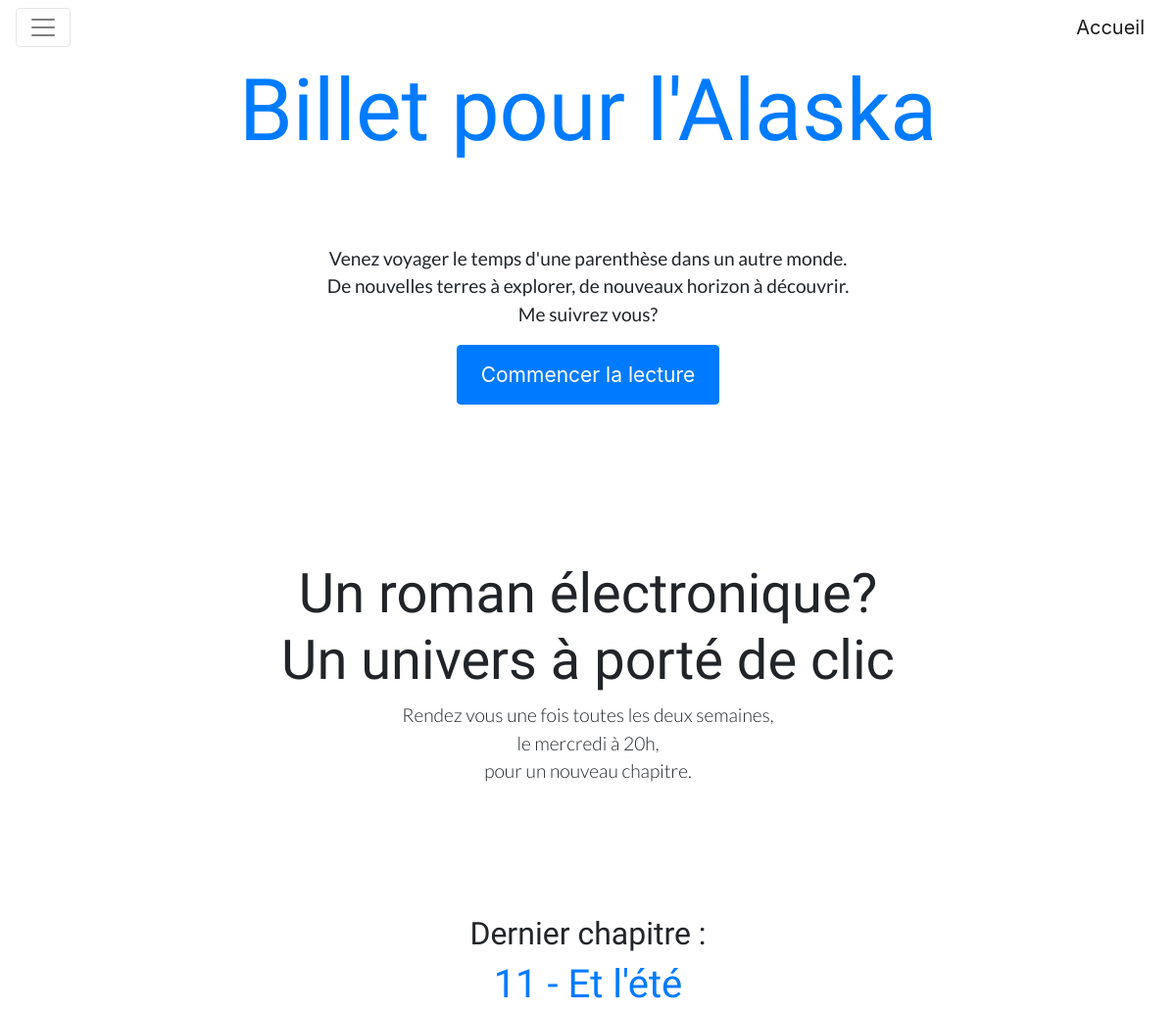
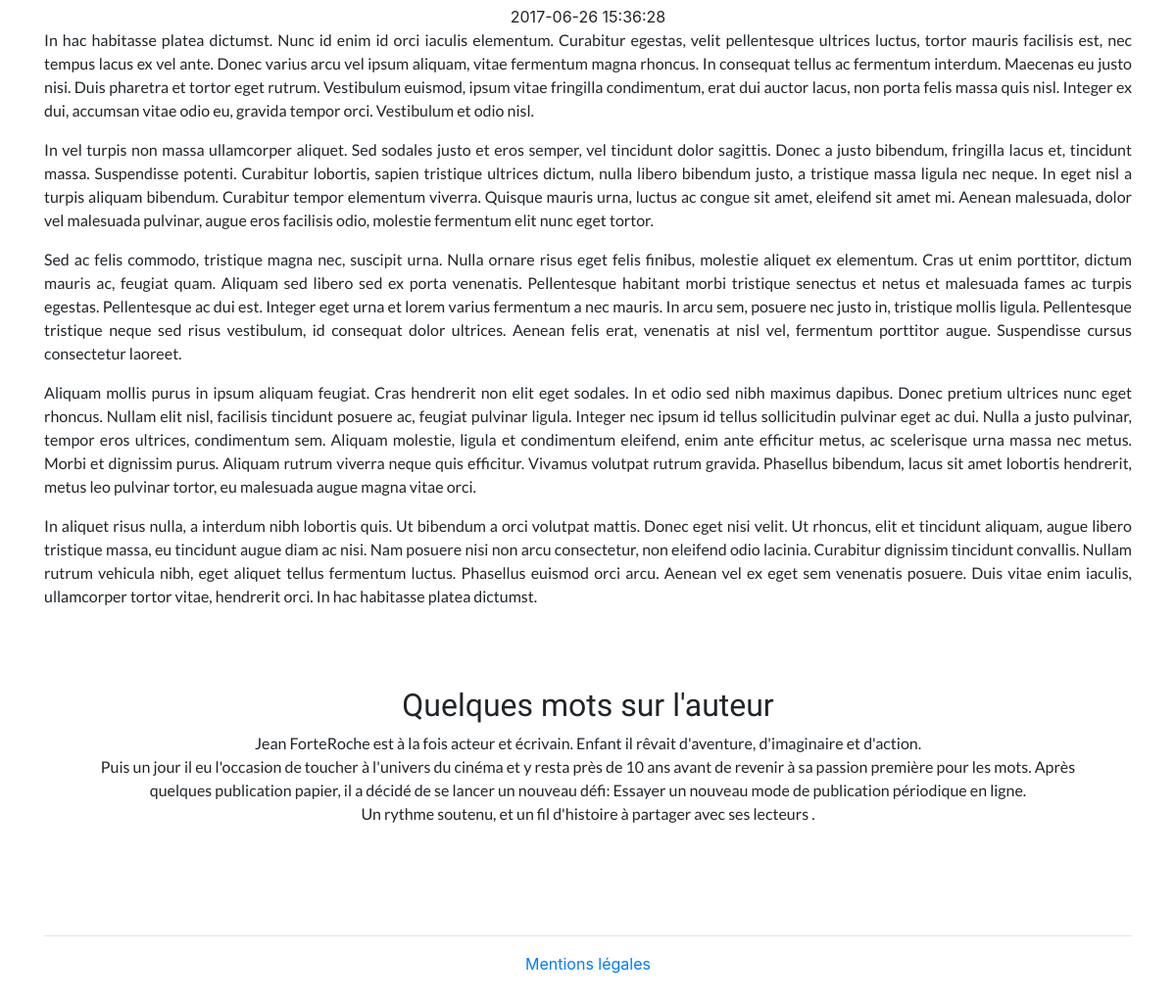
The page / on the database its author committed (2 pictures, top to bottom).
### tables this page shows
CREATE TABLE `t_chapitre` (
  `chap_id` int(11) NOT NULL,
  `chap_numero` float NOT NULL,
  `chap_titre` varchar(100) NOT NULL,
  `chap_date` datetime NOT NULL DEFAULT CURRENT_TIMESTAMP,
  `chap_contenu` varchar(10000) NOT NULL,
  `chap_nbcom` int(11) NOT NULL DEFAULT '0'
);

### Framework/Routeur.php (called while the page is built, shortened)
<?php
class Routeur
{
    public function examinerRequete()
    {
        try
        {
            $requeteGet = $_GET;
            $requetePost = $_POST;
            $requete = new Requete($requeteGet, $requetePost);
            $controleur = $this->creerControleur($requete);
            $action = $this->creerAction($requete);
            $controleur->executerAction($action);
        }
        catch (\Exception $e)
        {
            $this->genererErreur($e);
        }
    }
    private function creerControleur(Requete $requete)
    {
        $controleur = "Accueil";
        $classeControleur = "Controleur" . $controleur;
        $fichierControleur = "Controleur/" . $classeControleur . ".php";
        if (file_exists($fichierControleur))
        {
            $controleur = new $classeControleur();
            $controleur->setRequete($requete);
            return $controleur;
        }
        else{
            throw new \Exception("Fichier '$fichierControleur' introuvable");
        }
    }
    private function creerAction(Requete $requete)
    {
        $action = "index";
        return $action;
    }
}

### index.php (called while the page is built, shortened)
<?php
require_once 'Autoloader.php';
$routeur = new Routeur();
$routeur->examinerRequete();

### Autoloader.php (called while the page is built, shortened)
<?php
class Autoloader
{
    static function autoload($class)
    {
        if (strpos($class, __NAMESPACE__ . '\\') === 0) {
            $class = str_replace(__NAMESPACE__ . '\\', '', $class);
            $class = str_replace('\\', '/', $class);
        }
    }
}

### Modele/Chapitre.php (called while the page is built, shortened)
<?php
class Chapitre extends Modele {
    public function getDernierChapitre(){
        $sql = 'SELECT
          chap_id AS id,
          chap_numero AS numero,
          chap_titre AS titre,
          chap_date AS date,
          chap_contenu AS contenu,
          chap_nbcom AS nbcom
          FROM t_chapitre WHERE chap_id = (SELECT MAX(chap_id) FROM t_chapitre )';
        $dernierChapitre = $this->executerRequete($sql);
        if ($dernierChapitre->rowCount() > 0)
            return $dernierChapitre->fetch();
        else
            throw new \Exception("Aucun chapitre dans la bdd");
    }
    public function getNombreChapitres()
    {
        $sql = 'SELECT count(*) AS nbChapitres FROM t_chapitre';
        $resultat = $this->executerRequete($sql);
        $ligne = $resultat->fetch();
        return $ligne['nbChapitres'];
    }
}

### Framework/Modele.php (called while the page is built, shortened)
<?php
abstract class Modele
{
    private static $bdd;
    protected function executerRequete($sql, $params = null, $offset = null, $limit = null)
    {
        if ($params == null)
        {
            $resultat = self::getBdd()->query($sql);
        }
        else
        {
            $resultat = self::getBdd()->prepare($sql);
            $resultat->execute($params);
        }
        return $resultat;
    }
    private static function getBdd()
    {
        if (self::$bdd === null)
        {
            $dsn = Configuration::get("dsn");
            $login = Configuration::get("login");
            $mdp = Configuration::get("mdp");
            self::$bdd = new \PDO($dsn, $login, $mdp, array(\PDO::ATTR_ERRMODE => \PDO::ERRMODE_EXCEPTION));
        }
        return self::$bdd;
    }
}

### Framework/Configuration.php (called while the page is built, shortened)
<?php
class Configuration
{
    private static $parametres;
    public static function get($nom, $valeurParDefaut = null)
    {
        if (isset(self::getParametres()[$nom]))
        {
            $valeur = self::getParametres()[$nom];
        }
        else
        {
            $valeur = $valeurParDefaut;
        }
        return $valeur;
    }
    private static function getParametres()
    {
        if (self::$parametres == null)
        {
            $cheminFichier = "Config/dev.ini";
            if (!file_exists($cheminFichier))
            {
                throw new \Exception("Aucun fichier de configuration trouvé");
            }
            else
            {
                self::$parametres = parse_ini_file($cheminFichier);
            }
        }
        return self::$parametres;
    }
}

### Framework/Session.php (called while the page is built, shortened)
<?php
class Session
{
    public function getFlash()
    {
        if(isset($_SESSION['flash']))
        {
            $data = $_SESSION['flash'];
            unset($_SESSION['flash']);
            return $data;
        }
        else
        {
            return false;
        }
    }
}

### Vue/Accueil/index.php (the view, shortened to what this page needs)
<?php
$this->titre = "Billet pour l'Alaska ";?>
<article class="chapitre">
    <header id="headerIntroduction" class="jumbotron">
        <p class="introduction">Venez voyager le temps d'une parenthèse dans un autre monde.<br>
            De nouvelles terres à explorer, de nouveaux horizon à découvrir.<br>
            Me suivrez vous?</p>
        <a href="Livre?page=1" id="btnCommencer"><button class="btn btn-primary">Commencer la lecture</button></a>
    </header>
    <section class="jumbotron">
        <h3 class="display-4">Un roman électronique?<br>
            Un univers à porté de clic</h3>
        <p class="introduction lead">Rendez vous une fois toutes les deux semaines,<br>
            le mercredi à 20h,<br>
            pour un nouveau chapitre.
        </p>
    </section>
    <section id="dernierChapitre">
        <h2>Dernier chapitre :</h2>
        <?php if (isset($chapitre)):?>
        <a href="<?= "Chapitre/index/" . $this->nettoyer($chapitre['id']) ?>">
            <h1 class="titreChapitre"><?= $this->nettoyer($chapitre['numero'])?> - <?= $this->nettoyer($chapitre['titre']) ?></h1>
        </a>
        <time><?= $this->nettoyer($chapitre['date']) ?></time>
        <div class="chapitre"><?= $chapitre['contenu'] ?></div>
        <?php endif;?>
    </section>
    <section id="auteur" class="jumbotron">
        <h2>Quelques mots sur l'auteur</h2>
        <p>Jean ForteRoche est à la fois acteur et écrivain.
            Enfant il rêvait d'aventure, d'imaginaire et d'action.<br>
            Puis un jour il eu l'occasion de toucher à l'univers du cinéma et y resta près de 10 ans avant de revenir à
            sa passion première pour les mots. Après quelques publication papier, il a décidé de se lancer un nouveau défi:
            Essayer un nouveau mode de publication périodique en ligne. <br>
            Un rythme soutenu, et un fil d'histoire à partager avec ses lecteurs .
        </p>
    </section>
</article>
<hr />

### Vue/gabarit.php (shortened to what this page needs)
<!doctype html>
<html lang="fr">
<head>
    <link rel="stylesheet" href="https://maxcdn.bootstrapcdn.com/bootstrap/4.0.0-alpha.6/css/bootstrap.min.css"
>
    <link rel="stylesheet" href="Contenu/style.css">
    <link rel="stylesheet" href="../font-awesome-4.7.0/css/font-awesome.min.css">
</head>
<body>
<div id="global">
    <div class="container">
        <div class="masthead">
            <nav class="navbar fixed-top navbar-toggleable-md navbar-light bg-faded">
                <button class="navbar-toggler navbar-toggler-right" type="button" data-toggle="collapse"
                        data-target="#navbarTogglerDemo02" aria-controls="navbarTogglerDemo02" aria-expanded="false"
                        aria-label="Toggle navigation">
                    <span class="navbar-toggler-icon"></span>
                </button>
                <a class="navbar-brand" href="#">Accueil</a>
            </nav>
        </div>
        <header id="headerAccueil">
            <div>
                <a href="" id="titreSites" class="header">
                    <h2 class="display-2"><?php echo $titre ?></h2></a>
            </div>
            <?php if (isset($session)) {
                $flash = $session->getFlash();
                    ?>
                    <?php
            }; ?>
        </header>
        <div id="contenu" class="">
            <?= $contenu; ?>
        </div>
        <footer id="piedPage" class="mastfoot">
            <div class="inner">
                <a href="Accueil/mentions">Mentions légales</a>
            </div>
        </footer>
    </div>
</div>
</body>
</html>

### Framework/Controleur.php (shortened to what this page needs)
<?php
abstract class Controleur
{
    private $action;
    public function executerAction($action)
    {
        if(method_exists($this, $action))
        {
            $this->action = $action;
            $this->{$this->action}();
        }
        else
        {
            $classeControleur = get_class($this);
            throw new \Exception ("Action '$action' nom définie dans la classe '$classeControleur' ");
        }
    }
    protected function genererVue($donneesVue = array())
    {
        $classeControleur = get_class($this);
        $nomControleur = str_replace("Controleur\\", "", $classeControleur);
        $vue = new Vue($this->action, $nomControleur);
        $vue->generer($donneesVue);
    }
}

### Controleur/ControleurAccueil.php (shortened to what this page needs)
<?php
class ControleurAccueil extends Controleur
{
    private $chapitre;
    public function __construct() {
        $this->chapitre = new Chapitre();
    }
    public function index() {
        $session        = $this->requete->getSession();
        $nbChapitres    = $this->chapitre->getNombreChapitres();
        if($nbChapitres > 0)
        {
            $chapitre   = $this->chapitre->getDernierChapitre();
            $this->genererVue(array(
                'chapitre'  => $chapitre,
                'session'   => $session));
        }
        else{
            $this->genererVue(array(
                'session' => $session));
        }
    }
}

### Framework/Vue.php (shortened to what this page needs)
<?php
class Vue
{
    private $fichier;
    private $titre;
    public function __construct($action, $controleur = "")
    {
        $fichier = "Vue/";
        if ($controleur != "")
        {
            $racineBlog = Configuration::get("racineBlog", "/");
            $racineBlog = str_replace("/", "", $racineBlog);
            $controleur = str_replace($racineBlog."\\Controleur", "", $controleur);
            $fichier = $fichier . $controleur . "/";
        }
        $this->fichier = $fichier . $action . ".php";
    }
    public function generer($donnees)
    {
        $contenu = $this->genererFichier($this->fichier, $donnees);
        $racineBlog = Configuration::get("racineBlog", "/");
        if (isset($msgErreur)){
            $msgErreur = $donnees;
            $vue = $this->genererFichier('Vue/gabarit.php', array('titre' => $this->titre,
                'contenu' => $contenu, 'racineBlog' => $racineBlog, 'msgErreur' => $msgErreur));
        }
        else if (isset($donnees['session']))
        {
            $session = $donnees['session'];
            $vue = $this->genererFichier('Vue/gabarit.php', array('titre' => $this->titre,
                'contenu' => $contenu, 'racineBlog' => $racineBlog, 'session' => $session));
        }
        else
        {
            $vue = $this->genererFichier('Vue/gabarit.php', array('titre' => $this->titre,
                'contenu' => $contenu, 'racineBlog' => $racineBlog));
        }
        echo $vue;
    }
    private function genererFichier($fichier, $donnees)
    {
        if (file_exists($fichier))
        {
            extract($donnees);
            require $fichier;
            return ob_get_clean();
        }
        else
        {
            throw new \Exception("Fichier '$fichier' introuvable");
        }
    }
    private function nettoyer($valeur)
    {
        return htmlspecialchars($valeur, ENT_QUOTES, 'UTF-8', false);
    }
}

### Contenu/style.css (style rules this page uses)
h1, h2, h3 { text-align: center; font-family: 'Patrick Hand SC', cursive; }
.introduction { font-size: larger; }
body { text-align: center; padding-top: 40px; padding-bottom: 40px; }
p { font-family: 'Lato', sans-serif; }
header { margin-top: 20px; margin-bottom: 20px; }
.jumbotron { text-align: center; background-color: transparent; }
.jumbotron .btn { padding: 14px 24px; font-size: 21px; }
.chapitre { text-align: justify; }
#dernierChapitre { padding-top: 20px; display: flex; flex-direction: column; justify-content: center; align-items: center; }

### rows shown on the page
t_chapitre: chap_numero "11", chap_titre "Et l'été", chap_date "2017-06-26 15:36:28", chap_contenu "In hac habitasse platea dictumst. Nunc id enim id orci iaculis elementum. Curabitur egestas, velit pellentesque ultrices luctus, tortor mauris facilisis est, nec tempus lacus ex vel ante. Donec varius arcu vel ipsum aliquam, vitae fermentum magna rhoncus. In consequat tellus ac fermentum interdum. Maecenas eu justo nisi. Duis pharetra et tortor eget rutrum. Vestibulum euismod, ipsum vitae fringilla condimentum, erat dui auctor lacus, non porta felis massa quis nisl. Integer ex dui, accumsan vitae odio eu, gravida tempor orci. Vestibulum et odio nisl. In vel turpis non massa ullamcorper aliquet. Sed sodales justo et eros semper, vel tincidunt dolor sagittis. Donec a justo bibendum, fringilla…"

### other values the page prints
$titre "Billet pour l'Alaska"
